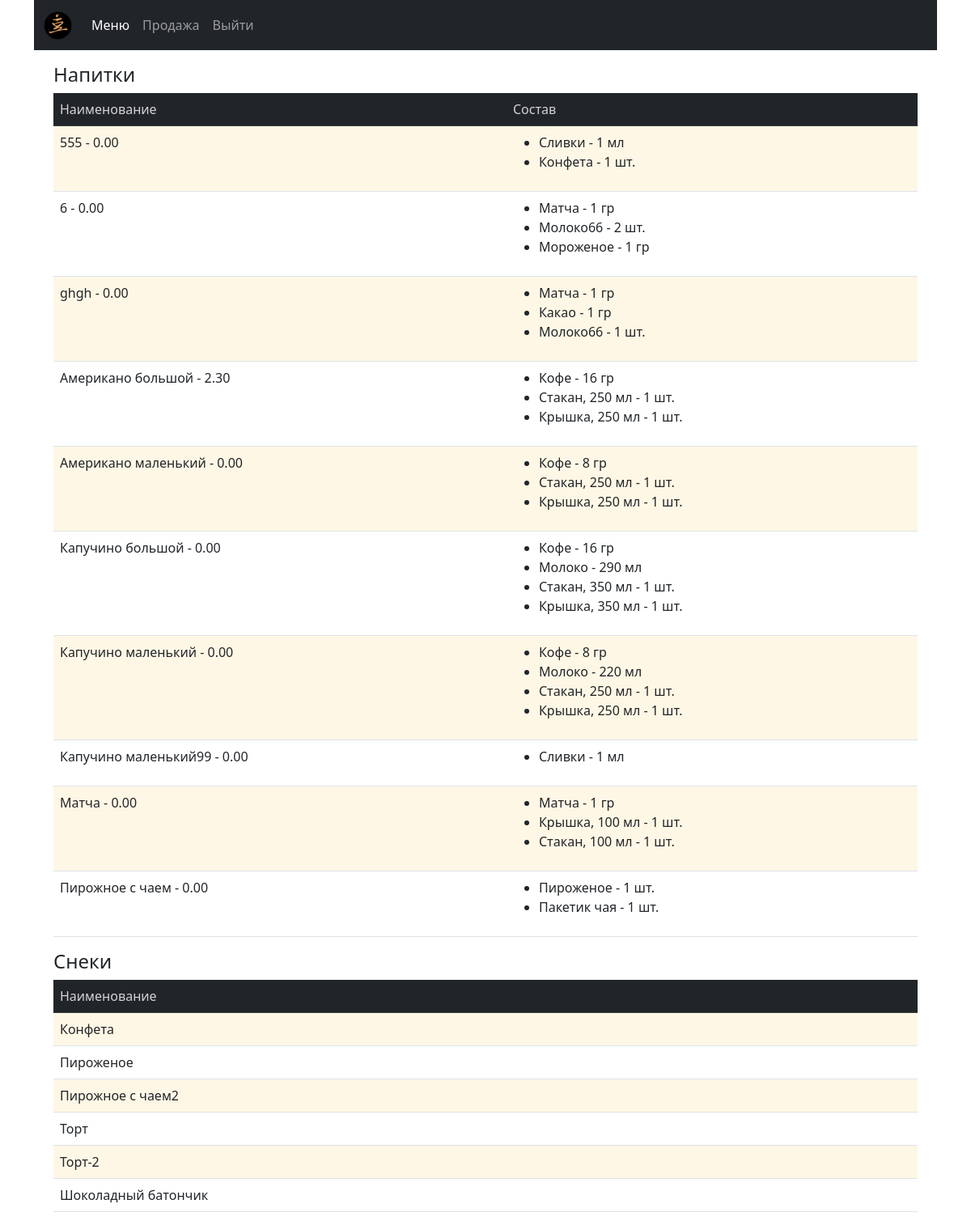
Before: /menu with the older database file.
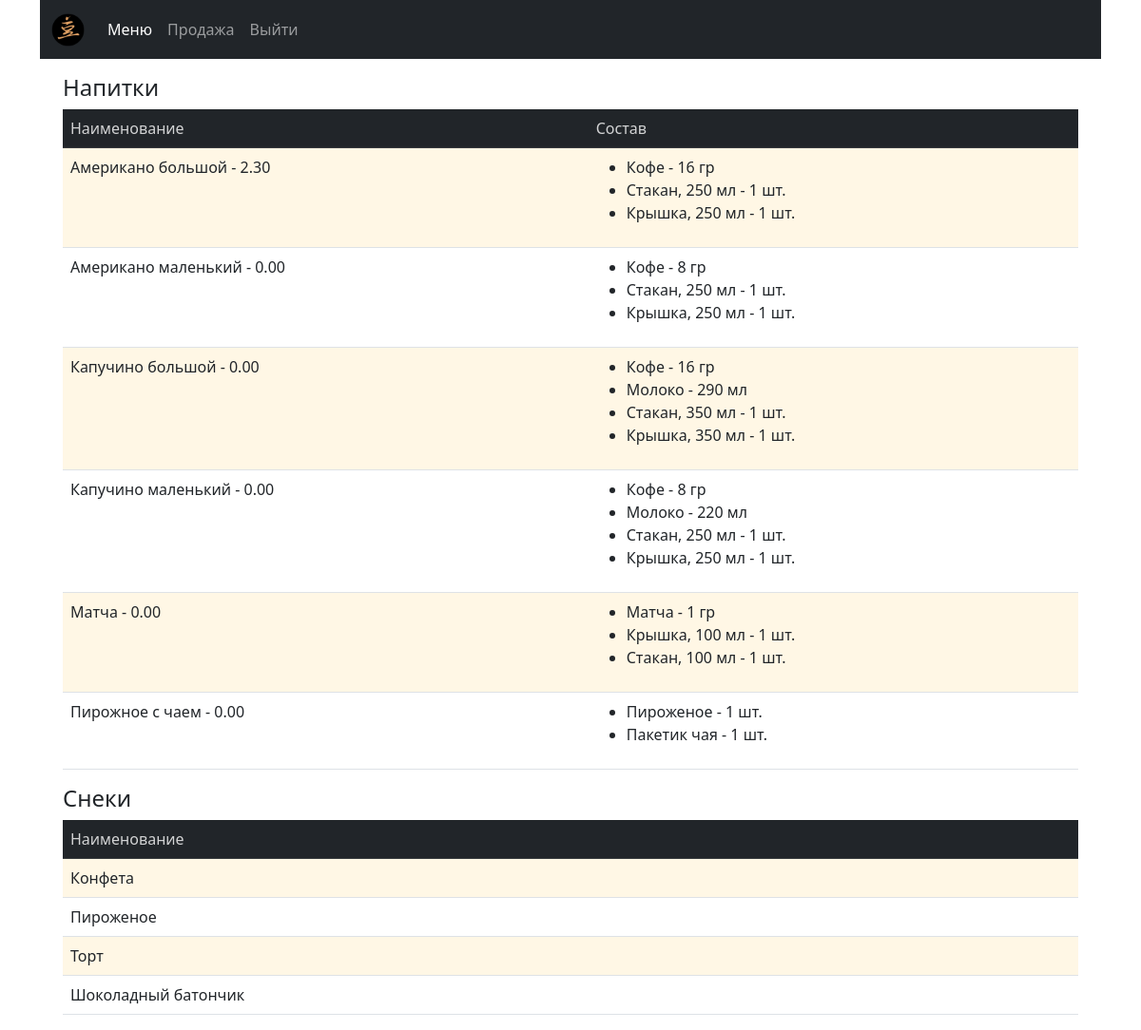
After: the same page with the newer database file.
### cafecrm/models.py (models this page shows, shortened)
class Drink(models.Model):
    DRINK = 'drink'
    SNACK = 'snack'
    MENU_TYPE = ((DRINK, 'напиток'), (SNACK, 'штучный товар'))
    drink_name = models.CharField(max_length=50, verbose_name='Название')
    slug = models.SlugField(unique='drink_name', blank=True)
    menu_type = models.CharField(max_length=20, choices=MENU_TYPE, verbose_name='Категория')
    price = models.DecimalField(max_digits=10, decimal_places=2, default=0.00, verbose_name='Цена', blank=True, null=True)
    class Meta:
        ordering = ('drink_name',)
        verbose_name = 'Drink'
        verbose_name_plural = 'Drinks'

class DrinkItem(models.Model):
    drink = models.ForeignKey(Drink, related_name='items', on_delete=models.CASCADE, verbose_name='Название')
    product = models.ForeignKey(Products, related_name='drink_items', on_delete=models.PROTECT, verbose_name='Продукт')
    quantity = models.PositiveIntegerField(default=0, verbose_name='Количество')

class Products(models.Model):
    PRODUCT = 'product'
    SNACK = 'snack'
    TARE = 'tare'
    PRODUCT_TYPE = ((PRODUCT, 'продукт'), (SNACK, 'штучный товар'), (TARE, 'тара'))
    PC = 'шт.'
    ML = 'мл'
    GR = 'гр'
    UNITS = ((PC, 'шт.'), (ML, 'мл'), (GR, 'гр'))
    product_name = models.CharField(max_length=250, verbose_name='Наименование')
    unit = models.CharField(max_length=20, choices=UNITS, verbose_name='Единица измерения')
    product_type = models.CharField(max_length=20, choices=PRODUCT_TYPE, verbose_name='Категория')
    slug = models.SlugField(max_length=200, db_index=True, unique='product_name')
    price = models.DecimalField(max_digits=10, decimal_places=2, default=0.00, verbose_name='Цена', blank=True, null=True)
    stock = models.PositiveIntegerField(default=0, verbose_name='Остаток', blank=True, null=True)
    min_stock = models.PositiveSmallIntegerField(default=0, verbose_name='Минимальный остаток', blank=True, null=True)
    description = models.TextField(blank=True, verbose_name='Описание')
    need_to_order = property(
        lambda self: (self.min_stock - self.stock if self.stock < self.min_stock else 0)
        )
    class Meta:
        verbose_name = 'Product'
        verbose_name_plural = 'Products'
        ordering = ['product_type', 'product_name']
        index_together = (('id', 'slug'),)
    def __str__(self):
        return '{}'.format(self.product_name)

### cafecrm/views.py (the view)
# urls.py: path('menu', views.menu, name='menu'),
def menu(request):
    menu_drinks = Drink.objects.filter(menu_type='drink').order_by('drink_name')
    menu_snack = Drink.objects.filter(menu_type='snack').order_by('drink_name')
    drink_items = DrinkItem.objects.all()
    context = {
        'drink_items': drink_items,
        'menu_drinks': menu_drinks,
        'menu_snack': menu_snack,
    }
    return render(request,
                  'cafecrm/menu.html', context)

### doc_temp/context_processors.py (called while the page is built)
def doc(request):
    return {'doc_temp': Doctemp(request)}

### templates/cafecrm/menu.html (shortened to what this page needs)
{% extends "cafecrm/base.html" %}
{% load static %}
{% block content %}
<div class="container mt-3">
  <h4>Напитки</h4>
  <table class="table table-striped">
    <thead class="table-dark">
      <tr>
        <th>Наименование</th>
        <th>Состав</th>
      </tr>
    </thead>
    <tbody>
      {% for el in menu_drinks %}
        <tr>
          <td> {{ el.drink_name }} - {{ el.price }}</td>
          <td>
            <ul>
            {% for item in drink_items %}
              {% if item.drink_id == el.id %}
                <li>
                  {{ item.product }} - {{ item.quantity }} {{ item.product.unit }}
                </li>
              {% endif %}
            {% endfor %}
            </ul>
          </td>
        </tr>
      {% endfor %}
    </tbody>
  </table>
</div>
<div class="container mt-3">
  <h4>Снеки</h4>
  <table class="table table-striped">
    <thead class="table-dark">
      <tr>
        <th>Наименование</th>
      </tr>
    </thead>
    <tbody>
      {% for sn in menu_snack %}
        <tr>
          <td> {{ sn.drink_name }} </td>
        </tr>
      {% endfor %}
    </tbody>
  </table>
</div>
{% endblock %}

Changed rows visible on the page:
removed Drink: drink_name "555", price "0.00", shown under "Напитки"
removed DrinkItem: product "Сливки", quantity "1", product.unit "мл", shown under "555"
removed DrinkItem: product "Конфета", quantity "1", product.unit "шт.", shown under "555"
removed Drink: drink_name "6", price "0.00", shown under "Напитки"
removed DrinkItem: product "Матча", quantity "1", product.unit "гр", shown under "6"
removed DrinkItem: product "Молоко66", quantity "2", product.unit "шт.", shown under "6"
removed DrinkItem: product "Мороженое", quantity "1", product.unit "гр", shown under "6"
removed Drink: drink_name "ghgh", price "0.00", shown under "Напитки"
removed DrinkItem: product "Матча", quantity "1", product.unit "гр", shown under "ghgh"
removed DrinkItem: product "Какао", quantity "1", product.unit "гр", shown under "ghgh"
removed DrinkItem: product "Молоко66", quantity "1", product.unit "шт.", shown under "ghgh"
removed Drink: drink_name "Капучино маленький99", price "0.00", shown under "Напитки"
removed DrinkItem: product "Сливки", quantity "1", product.unit "мл", shown under "Капучино маленький99"
removed Drink: drink_name "Пирожное с чаем2", shown under "Снеки"
removed Drink: drink_name "Торт-2", shown under "Снеки"
